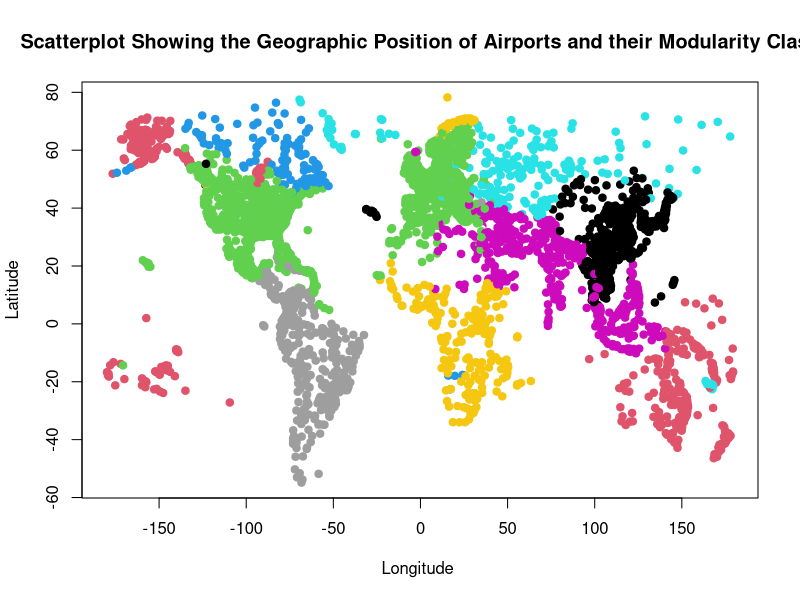
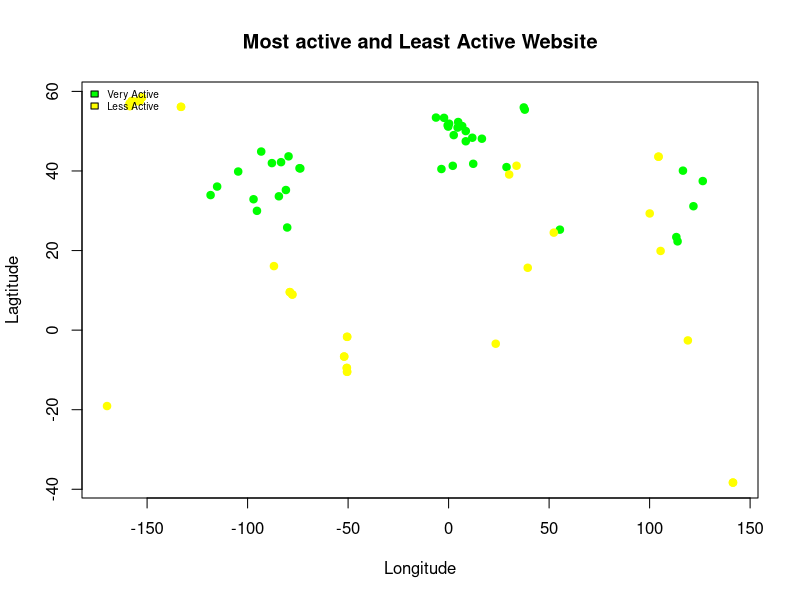

Source code (R) for these figures, in order:
#Aurhor: Esi Yeboah Yeenuwa
#Final Data Mining Project
#23/04/15

setwd("c:/Esi/AshesiAcademics/Senior2/DataMining/FinalProject")
airports=read.csv("airports.csv",header=T)
gephisummary=read.csv("gephisummary.csv",header=T)
m=merge(airports,gephisummary,by="Label")
m
dev.off() 
plot(m$Longitude,m$Latitude,main="Scatterplot Showing the Geographic Position of Airports and their Modularity Class",xlab="Longitude ", ylab="Latitude",pch=19, col=m$Modularity.Class)
active=read.csv("mostActiveVsLeastActive.csv", header=T)
str(active)
dev.off()
plot(active$Longitude,active$Lagtitude,main="Most active and Least Active Website",xlab="Longitude", ylab="Lagtitude",pch=19,col=ifelse(active$Weighted.Degree>100,"green","yellow"))
colors<- c("green","yellow")
legend("topleft", c("Very Active","Less Active"), cex=0.6,bty="n",fill=colors)

